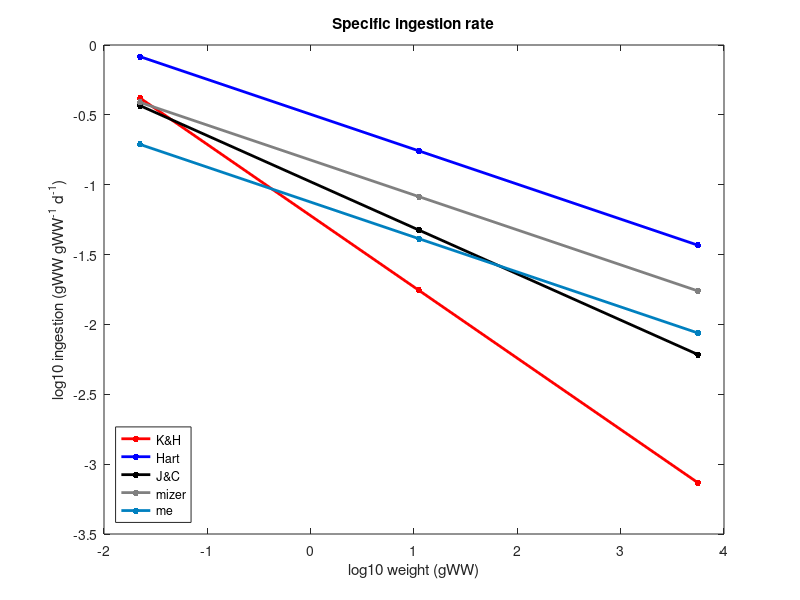
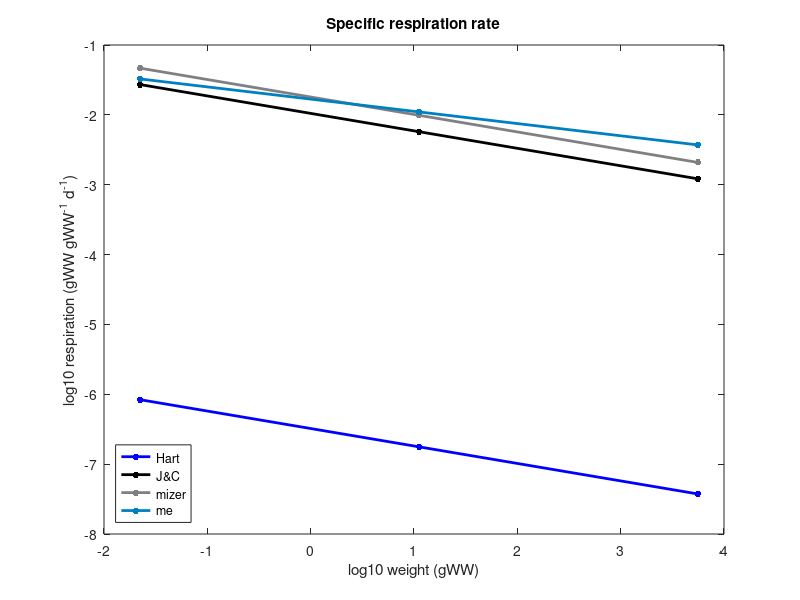
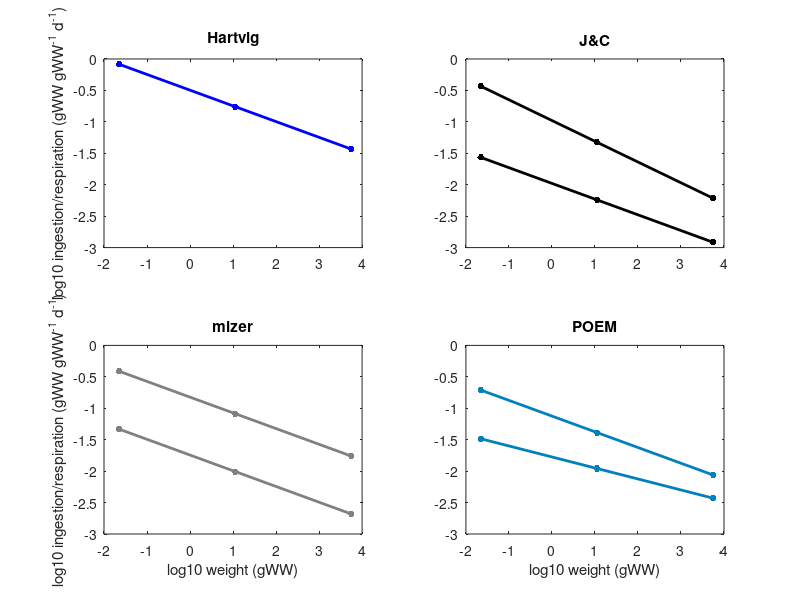
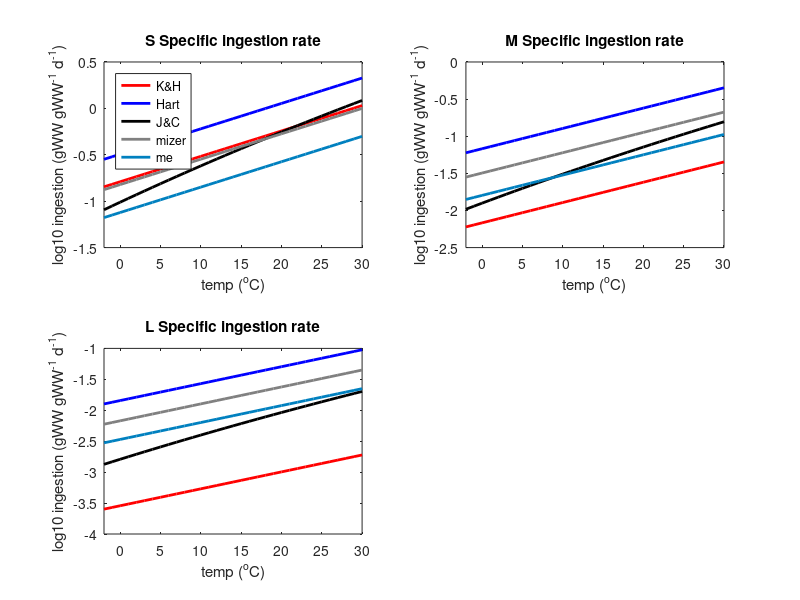

The MATLAB source for these figures, in order:
% Compare diff Cmax, metab, A, ingest eqs

clear all
close all

prey=0:0.005:0.3;
temp=15;

%!Individual Mass (g)
M_s = 10^((log10(0.001)+log10(0.5))/2);
M_m = 10^((log10(0.5)+log10(250))/2);
M_l = 10^((log10(250)+log10(125000))/2);

%! Body lengths (mm)
% Convert from mm to cm and use their const coeff = 0.01g/cm3
L_s = 10.0 * (M_s/0.01)^(1/3); % small
L_m = 10.0 * (M_m/0.01)^(1/3); % medium
L_l = 10.0 * (M_l/0.01)^(1/3); % large

m=[M_s; M_m; M_l];

%Hartvig et al. constants
q=1-0.8;
h=85;
w=0.0025298;
gamma=0.8e4;
n=1-0.75;
p=1-0.75;
k=10;
u=0.84;

%mizer constants
h2=40;
gamma2=2.9e3;
k2=4.8;
u2=3;

%J&C 15 constants
Q=1-0.9;
H=25;
W=0.0025298;
G=1.37e4;
N=1-0.67;
K=2.5;
U=0.5;
temp2 = temp+273;
Tref = 283;
E=0.6;
k=8.62e-5;


%% Max ingestion
%Kiorboe & Hirst
Imax = exp(0.063*(temp-15.0)) .* 2.5 .* m.^(-0.51) .* 24e-3;

%Hartvig
Hcmax = exp(0.063*(temp-10.0)) .* (h.*m.^-n)/365;

%mizer
Zcmax = exp(0.063*(temp-10.0)) .* (h2.*m.^-n)/365;

%J&C
Jcmax = exp((-1*E/k)*((1./temp2)-(1./Tref))) .* (H.*m.^-N)/365;

%Me
Ccmax = (exp(0.063*(temp-10.0)) .* 20 .* m.^(-0.25)) ./365.0;

%% Respiration
%Hartvig
Hmet = exp(0.063*(temp-10.0)) .* k.*m.^-p ./365.0;

%mizer
Zmet = exp(0.063*(temp-10.0)) .* k2.*m.^-p ./365.0;

%J&C
Jmet = exp((-1*E/k)*((1./temp2)-(1./Tref))) .* K.*m.^-p ./365.0;

%Me
Cmet = (exp(0.0855*(temp-10.0)) .* 4 .* m.^(-0.175)) ./365.0;

%%
figure(1)
plot(log10(m),log10(Imax),'.-r','MarkerSize',15,'LineWidth',2); hold on;
plot(log10(m),log10(Hcmax),'.-b','MarkerSize',15,'LineWidth',2); hold on;
plot(log10(m),log10(Jcmax),'.-k','MarkerSize',15,'LineWidth',2); hold on;
plot(log10(m),log10(Zcmax),'.-','color',[0.5 0.5 0.5],'MarkerSize',15,'LineWidth',2); hold on;
plot(log10(m),log10(Ccmax),'.-','color',[0 0.5 0.75],'MarkerSize',15,'LineWidth',2); hold on;
ylabel('log10 ingestion (gWW gWW^-^1 d^-^1)')
xlabel('log10 weight (gWW)')
legend('K&H','Hart','J&C','mizer','me')
legend('location','southwest')
title('Specific ingestion rate')
print('-dpng','Ingestion_comp_mass_new_sizes_v4.png')

figure(2)
plot(log10(m),log10(Hmet),'.-b','MarkerSize',15,'LineWidth',2); hold on;
plot(log10(m),log10(Jmet),'.-k','MarkerSize',15,'LineWidth',2); hold on;
plot(log10(m),log10(Zmet),'.-','color',[0.5 0.5 0.5],'MarkerSize',15,'LineWidth',2); hold on;
plot(log10(m),log10(Cmet),'.-','color',[0 0.5 0.75],'MarkerSize',15,'LineWidth',2); hold on;
ylabel('log10 respiration (gWW gWW^-^1 d^-^1)')
xlabel('log10 weight (gWW)')
legend('Hart','J&C','mizer','me')
legend('location','southwest')
title('Specific respiration rate')
print('-dpng','Respiration_comp_mass_new_sizes_v4.png')


figure(3)
subplot(2,2,1)
plot(log10(m),log10(Hcmax),'.-b','MarkerSize',15,'LineWidth',2); hold on;
plot(log10(m),log10(Hmet),'.-b','MarkerSize',15,'LineWidth',2); hold on;
ylabel('log10 ingestion/respiration (gWW gWW^-^1 d^-^1)')
title('Hartvig')
ylim([-3 0])

subplot(2,2,2)
plot(log10(m),log10(Jcmax),'.-k','MarkerSize',15,'LineWidth',2); hold on;
plot(log10(m),log10(Jmet),'.-k','MarkerSize',15,'LineWidth',2); hold on;
title('J&C')
ylim([-3 0])

subplot(2,2,3)
plot(log10(m),log10(Zcmax),'.-','color',[0.5 0.5 0.5],'MarkerSize',15,'LineWidth',2); hold on;
plot(log10(m),log10(Zmet),'.-','color',[0.5 0.5 0.5],'MarkerSize',15,'LineWidth',2); hold on;
title('mizer')
ylabel('log10 ingestion/respiration (gWW gWW^-^1 d^-^1)')
xlabel('log10 weight (gWW)')
ylim([-3 0])

subplot(2,2,4)
plot(log10(m),log10(Ccmax),'.-','color',[0 0.5 0.75],'MarkerSize',15,'LineWidth',2); hold on;
plot(log10(m),log10(Cmet),'.-','color',[0 0.5 0.75],'MarkerSize',15,'LineWidth',2); hold on;
xlabel('log10 weight (gWW)')
title('POEM')
ylim([-3 0])
print('-dpng','Cmax_vs_met_temp_new_sizes_v4.png')

%% TEMP-DEP
mass=[M_s; M_m; M_l];
temp = -2:30;
temp2 = temp+273;

for s=1:3
    m = mass(s);
    
    %% Max ingestion
    %Kiorboe & Hirst
    Imax = exp(0.063*(temp-15.0)) .* 2.5 .* m.^(-0.51) .* 24e-3;
    
    %Hartvig
    Hcmax = exp(0.063*(temp-10.0)) .* (h.*m.^-n)/365;
    
    %mizer
    Zcmax = exp(0.063*(temp-10.0)) .* (h2.*m.^-n)/365;
    
    %J&C
    Jcmax = exp((-1*E/k)*((1./temp2)-(1./Tref))) .* (H.*m.^-N)/365;
    
    %Me
    Ccmax = (exp(0.063*(temp-10.0)) .* 20 .* m.^(-0.25)) ./365.0;
    
    %% Respiration
    %Hartvig
    Hmet = exp(0.063*(temp-10.0)) .* k.*m.^-p ./365.0;
    
    %mizer
    Zmet = exp(0.063*(temp-10.0)) .* k2.*m.^-p ./365.0;
    
    %J&C
    Jmet = exp((-1*E/k)*((1./temp2)-(1./Tref))) .* K.*m.^-p ./365.0;
    
    %Me
    Cmet = (exp(0.0855*(temp-10.0)) .* 4 .* m.^(-0.175)) ./365.0;
    
    %%
    f4=figure(4);
    subplot(2,2,s)
    plot(temp,log10(Imax),'-r','MarkerSize',15,'LineWidth',2); hold on;
    plot(temp,log10(Hcmax),'-b','MarkerSize',15,'LineWidth',2); hold on;
    plot(temp,log10(Jcmax),'-k','MarkerSize',15,'LineWidth',2); hold on;
    plot(temp,log10(Zcmax),'-','color',[0.5 0.5 0.5],'MarkerSize',15,'LineWidth',2); hold on;
    plot(temp,log10(Ccmax),'-','color',[0 0.5 0.75],'MarkerSize',15,'LineWidth',2); hold on;
    ylabel('log10 ingestion (gWW gWW^-^1 d^-^1)')
    xlabel('temp (^oC)')
    xlim([-2 30])
    if (s==1)
    legend('K&H','Hart','J&C','mizer','me')
    legend('location','northwest')
    end
    if (s==1)
        title('S Specific ingestion rate')
    elseif (s==2)
        title('M Specific ingestion rate')
    else
        title('L Specific ingestion rate')
    end
    
    f5=figure(5);
    subplot(2,2,s)
    plot(temp,log10(Hmet),'-b','MarkerSize',15,'LineWidth',2); hold on;
    plot(temp,log10(Jmet),'-k','MarkerSize',15,'LineWidth',2); hold on;
    plot(temp,log10(Zmet),'-','color',[0.5 0.5 0.5],'MarkerSize',15,'LineWidth',2); hold on;
    plot(temp,log10(Cmet),'-','color',[0 0.5 0.75],'MarkerSize',15,'LineWidth',2); hold on;
    ylabel('log10 respiration (gWW gWW^-^1 d^-^1)')
    xlabel('temp (^oC)')
    xlim([-2 30])
    if (s==1)
    legend('Hart','J&C','mizer','me')
    legend('location','southeast')
    end
    if (s==1)
        title('S Specific respiration rate')
    elseif (s==2)
        title('M Specific respiration rate')
    else
        title('L Specific respiration rate')
    end
    
    f6=figure(6);
    subplot(2,2,s)
    plot(temp,log10(Hcmax),'-b','MarkerSize',15,'LineWidth',2); hold on;
    plot(temp,log10(Hmet),'-b','MarkerSize',15,'LineWidth',2); hold on;
    ylabel('log10 gWW gWW^-^1 d^-^1')
    xlabel('temp (^oC)')
    xlim([-2 30])
    if (s==1)
        title('S Hartvig')
    elseif (s==2)
        title('M Hartvig')
    else
        title('L Hartvig')
    end
    
    f7=figure(7);
    subplot(2,2,s)
    plot(temp,log10(Jcmax),'-k','MarkerSize',15,'LineWidth',2); hold on;
    plot(temp,log10(Jmet),'-k','MarkerSize',15,'LineWidth',2); hold on;
    ylabel('log10 gWW gWW^-^1 d^-^1')
    xlabel('temp (^oC)')
    xlim([-2 30])
    if (s==1)
        title('S J&C')
    elseif (s==2)
        title('M J&C')
    else
        title('L J&C')
    end
    
    f8=figure(8);
    subplot(2,2,s)
    plot(temp,log10(Zcmax),'-','color',[0.5 0.5 0.5],'MarkerSize',15,'LineWidth',2); hold on;
    plot(temp,log10(Zmet),'-','color',[0.5 0.5 0.5],'MarkerSize',15,'LineWidth',2); hold on;
    ylabel('log10 gWW gWW^-^1 d^-^1')
    xlabel('temp (^oC)')
    xlim([-2 30])
    if (s==1)
        title('S mizer')
    elseif (s==2)
        title('M mizer')
    else
        title('L mizer')
    end
    
    f9=figure(9);
    subplot(2,2,s)
    plot(temp,log10(Ccmax),'-','color',[0 0.5 0.75],'MarkerSize',15,'LineWidth',2); hold on;
    plot(temp,log10(Cmet),'-','color',[0 0.5 0.75],'MarkerSize',15,'LineWidth',2); hold on;
    ylabel('log10 gWW gWW^-^1 d^-^1')
    xlabel('temp (^oC)')
    xlim([-2 30])
    if (s==1)
        title('S POEM')
    elseif (s==2)
        title('M POEM')
    else
        title('L POEM')
    end
    
end
print(f4,'-dpng','Ingestion_comp_temp_new_sizes_v4.png')
print(f5,'-dpng','Respiration_comp_temp_new_sizes_v4.png')
print(f6,'-dpng','Cmax_met_temp_new_sizes_v4_Hartvig.png')
print(f7,'-dpng','Cmax_met_temp_new_sizes_v4_JC15.png')
print(f8,'-dpng','Cmax_met_temp_new_sizes_v4_mizer.png')
print(f9,'-dpng','Cmax_met_temp_new_sizes_v4_POEM.png')
